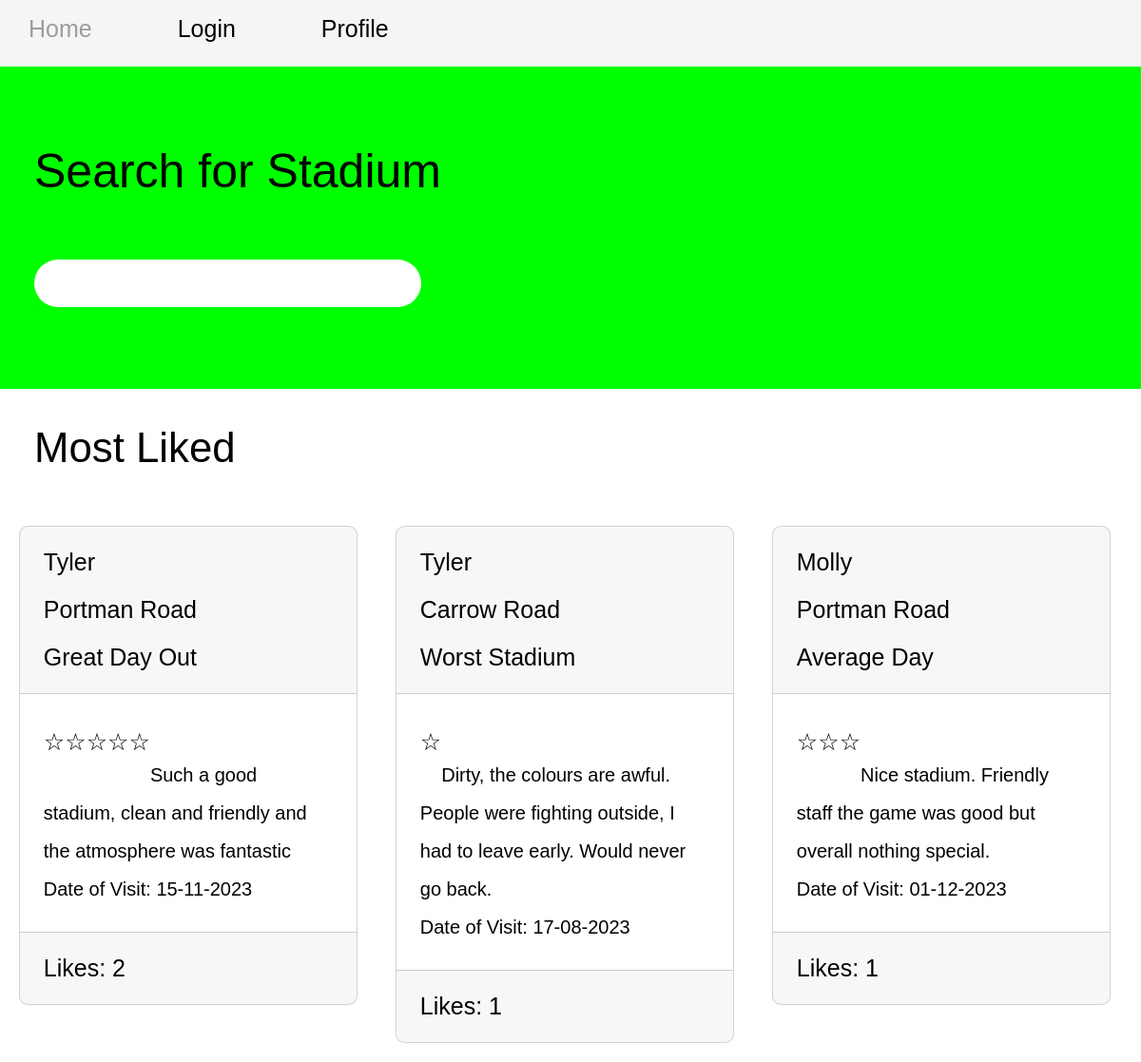
The page / on the database its author committed.
### app/models.py (models this page shows, shortened)
class Reviews(db.Model):
    id = db.Column(db.Integer, index = True, unique = True, primary_key = True)
    title = db.Column(db.String(100))
    review = db.Column(db.Text)
    date = db.Column(db.DateTime)
    rating = db.Column(db.Integer)
    userId = db.Column(db.Integer, db.ForeignKey('user.id'))
    stadiumId = db.Column(db.Integer, db.ForeignKey('stadiums.id'))
    user = db.relationship('User', foreign_keys = [userId], backref = 'reviews')
    like = db.relationship('Likes', backref = 'reviews', cascade = 'all, delete-orphan')
    stadium = db.relationship('Stadiums', foreign_keys = [stadiumId], backref = 'reviews')

class User(db.Model, UserMixin):
    id = db.Column(db.Integer, primary_key = True)
    username = db.Column(db.String(100), index = True, unique = True)
    password = db.Column(db.String(100))
    name = db.Column(db.String(100))

class Stadiums(db.Model):
    id = db.Column(db.Integer, primary_key = True)
    name = db.Column(db.String(100), index = True, unique = True)
    club = db.Column(db.String(100))

### app/views.py (the view)
@app.route('/')
def index():
    searchForm = SearchForm()
    reviews = Reviews.query.all()
    stadiums = Stadiums.query.all()
    stadiums = [i.name for i in stadiums]
    mostLiked = db.session.query(Likes.reviewId, func.count(Likes.id)).\
        group_by(Likes.reviewId).order_by(func.count(Likes.id).desc()).limit(3).all()
    empty = Likes.query.first()
    return render_template('index.html',
                           title = 'Home',
                           searchForm = searchForm,
                           stadiums = stadiums,
                           reviews = reviews,
                           mostLiked = mostLiked,
                           empty = empty)

### app/form.py
class SearchForm(FlaskForm):
    stadName = StringField('stadName', validators = [DataRequired(), Length(min = 0, max = 100)])

### app/templates/index.html (shortened to what this page needs)
{% extends "base.html" %}
{% block content %}
  <br>
  <section class="searchBar">
    <div class="searchForm">
      <br>
      <br>
      <form action="/searchbar", method="POST" id="search-stadium">
        <label for="stads"><h2>Search for Stadium</h2></label> <br><br>
        <input name="stadName" type="text" id="stads" class="searchInput">
      </form>
      <br>
    </div>
  </section>
  <section>
    <h3 class="mostLikedTitle">Most Liked</h3>
    {% for review in reviews %}
      {% for like in mostLiked %}
        {% if review.id == like[0] %}
          <div class="mostLiked">
            <div class="card mostLikedCard">
              <div class="card-header">
                {% if review.user.username == current_user.username %}
                  <div class="activeUser">{{ review.user.name }}</div>
                {% else %}
                  {{ review.user.name }} <br>
                {% endif %}
                {{ review.stadium.name }} <br>
                {{ review.title }}
              </div>
              <div class="card-body reviewBody">
                {% for i in range(0, review.rating) %}
                  <span class="starAlign">☆</span>
                {% endfor %}
                <br>
                {{ review.review }} <br>
                Date of Visit: {{ review.date.strftime('%d-%m-%Y') }}
              </div>
              <div class="card-footer">
                <span>Likes: </span>{{ like[1] }}
              </div>
            </div>
          </div>
        {% endif %}
      {% endfor %}
    {% endfor %}
  </section>
{% endblock %}

### app/templates/base.html (shortened to what this page needs)
<!DOCTYPE html>
<html lang="en-GB">
  <head>
    <link rel="stylesheet" href="{{ url_for('static',filename='stylesheet.css') }}">
    <link href="https://cdn.jsdelivr.net/npm/bootstrap@5.2.3/dist/css/bootstrap.min.css" rel="stylesheet">
    <link href="http://ajax.googleapis.com/ajax/libs/jqueryui/1.8.16/themes/ui-lightness/jquery-ui.css" rel="stylesheet" type="text/css" />
  </head>
  <body>
    <nav>
      <a href="{{ url_for('index') }}">Home</a>
      <a href="{{ url_for('login') }}">Login</a>
      <a href="{{ url_for('profile') }}">Profile</a>
    </nav>
    <div>
      {% block content %}{% endblock %}
    </div>
  </body>
</html>

### app/static/stylesheet.css (style rules this page uses)
nav { width: 100%; position: fixed; z-index: 1; background-color: whitesmoke; height: 70px; }
nav a { float: left; text-align: center; color: black; padding: 5px; padding-left: 30px; padding-right: 5%; text-decoration: none; }
* { padding: 0; margin: 0; font-family: Arial, Helvetica, sans-serif; font-size: 25px; line-height: 2; color: black; }
.searchBar { background-color: lime; }
.searchForm { margin-left: 3%; padding-bottom: 3%; }
.searchInput { border-radius: 30px; border-style: none; width: 35%; padding-left: 10px; }
.starAlign { float: left; }
.reviewBody { font-size: 20px; }
.mostLiked { width: 33%; float: left; }
.mostLikedCard { margin: 5%; }
.mostLikedTitle { margin: 3%; }

### rows shown on the page
Reviews: user.name "Tyler", stadium.name "Portman Road", title "Great Day Out", rating 5 (drawn), review "Such a good stadium, clean and friendly and the atmosphere was fantastic", date "15-11-2023", like "2"
Reviews: user.name "Tyler", stadium.name "Carrow Road", title "Worst Stadium", rating 1 (drawn), review "Dirty, the colours are awful. People were fighting outside, I had to leave early. Would never go back.", date "17-08-2023", like "1"
Reviews: user.name "Molly", stadium.name "Portman Road", title "Average Day", rating 3 (drawn), review "Nice stadium. Friendly staff the game was good but overall nothing special.", date "01-12-2023", like "1"
